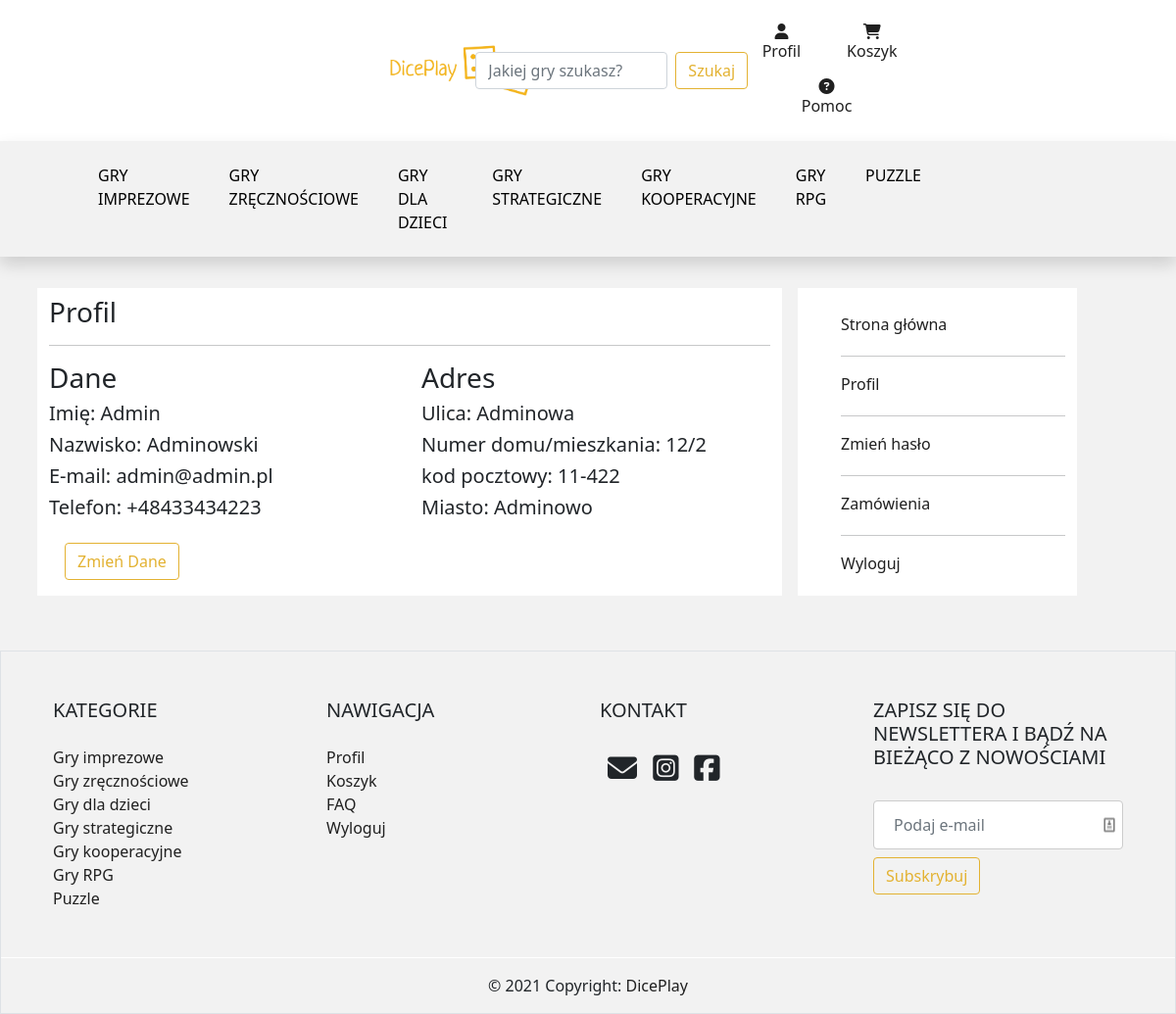
The app's page /profil/ (signed in) with its own data.
### main/models.py (models this page shows, shortened)
class UserProfile(models.Model):
    user = models.OneToOneField(User, on_delete=models.CASCADE)
    id = models.AutoField(primary_key=True)
    street = models.CharField(max_length=50)
    numberOfHouse = models.CharField(max_length=10)
    postCode = models.CharField(max_length=6)
    city = models.CharField(max_length=20)
    phone = PhoneNumberField(null=False, blank=False, unique=True)

### main/views.py (the view)
# urls.py: path('profil/', profile, name='profileDetail'),
@login_required
def profile(request):
    userDetails = UserProfile.objects.filter(user__username=request.user)
    return render(request, 'profil.html', {'userDetails': userDetails})

### templates/profil.html (shortened to what this page needs)
{% extends 'main.html' %}
{% block body %}
{% load static %}
<div class="container">
    <div class="row">
        <div class="col-8 m-2" style="background-color: white;">
            <h3 class="pt-2">Profil</h3>
            <hr/>
            {% for data in userDetails %}
            <div class="row">
                <div class="col">
                    <h3>Dane</h3>
                    <h5>Imię: {{user.first_name}}</h5>
                    <h5>Nazwisko: {{user.last_name }}</h5>
                    <h5>E-mail: {{data.user.email}}</h5>
                    <h5>Telefon: {{data.phone}}</h5>
                </div>
                <div class="col">
                    <h3>Adres</h3>
                    <h5>Ulica: {{data.street}}</h5>
                    <h5>Numer domu/mieszkania: {{data.numberOfHouse}}</h5>
                    <h5>kod pocztowy: {{data.postCode}}</h5>
                    <h5>Miasto: {{data.city}}</h5>
                </div>
            </div>
            <button type="submit" class="m-3 btn btn-search">Zmień Dane</button>
                 {% endfor %}
        </div>
        <div id="profile-list" class="col-3 m-2"style="background-color: white;">
           <ul>
               <a href="/"><li>Strona główna</li></a>
               <hr/>
               <a href="/profil"><li>Profil</li></a>
               <hr/>
               <a href="/haslo"><li>Zmień hasło</li></a>
               <hr/>
               <a href="/zamowienia"><li>Zamówienia</li></a>
               <hr/>
               <a href="/logout"><li>Wyloguj</li></a>
           </ul>
        </div>
    </div>
</div>
{% endblock %}

### templates/main.html (shortened to what this page needs)
{% load static %}
<html lang="pl">
<head>
    <link href="https://cdn.jsdelivr.net/npm/bootstrap@5.0.0-beta2/dist/css/bootstrap.min.css" rel="stylesheet"
>
    <link rel="stylesheet" href="{% static 'css/style.css' %}">
</head>
<body>
<nav class="navbar xx navbar-expand-lg" style="background-color: white;">
    <div class="container-fluid">
        <a class="navbar-brand" href="/"><img style="width:8em; margin-left: 15em" class="img-fluid"
                                              src="{% static 'img/logo.png'%}">
        </a>
        <form class="d-flex pt-3">
            <input class="form-control me-2" type="search" placeholder="Jakiej gry szukasz?" aria-label="Search">
            <button class="btn btn-search" type="submit">Szukaj</button>
        </form>
        <div class="row text-center pt-3">
            <div class="row">
                <div class="col">
                        <div class="dropdown">
                            <a href="#"
                               id="dropdownUser1" data-bs-toggle="dropdown" aria-expanded="false">
                                <span class="fa fa-user"></span>
                                <p>Profil</p>
                            </a>
                        </div>
                </div>
                <div class="col">
                    <a href="">
                        <span class="fa fa-shopping-cart"></span>
                        <p>Koszyk</p>
                    </a>
                </div>
                <div class="col">
                    <a href="/faq">
                        <span class="row text-center">
                            <span class="fa fa-question-circle"></span>
                            <p>Pomoc</p>
                        </span>
                    </a>
                </div>
            </div>
        </div>
    </div>
</nav>
<nav class="navbar navbar-expand-lg navbar-light shadow">
    <div class="collapse navbar-collapse" id="navbarSupportedContent">
        <ul class="navbar-nav mx-auto mb-2 mb-lg-0" id="categories">
            <li class="nav-item">
                <a class="nav-link category" href="#">Gry imprezowe</a>
            </li>
            <li class="nav-item">
                <a class="nav-link category" href="#">Gry zręcznościowe</a>
            </li>
            <li class="nav-item">
                <a class="nav-link category" href="#">Gry dla dzieci</a>
            </li>
            <li class="nav-item">
                <a class="nav-link category" href="#">Gry strategiczne</a>
            </li>
            <li class="nav-item">
                <a class="nav-link category" href="#">Gry kooperacyjne</a>
            </li>
            <li class="nav-item">
                <a class="nav-link category" href="#">Gry RPG</a>
            </li>
            <li class="nav-item">
                <a class="nav-link category" href="#">Puzzle</a>
            </li>
        </ul>
    </div>
</nav>
{% block body %} {% endblock %}
<div class="footer">
    <footer class="text-center text-lg-start border mt-xl-5 pt-4">
        <div class="container p-4">
            <div class="row">
                <div class="col-lg-3 col-md-6 mb-4 mb-lg-0">
                    <h5 class="text-uppercase mb-4">Kategorie</h5>
                    <ul class="list-unstyled mb-4">
                        <li>
                            <a href="#!">Gry imprezowe</a>
                        </li>
                        <li>
                            <a href="#!">Gry zręcznościowe</a>
                        </li>
                        <li>
                            <a href="#!">Gry dla dzieci</a>
                        </li>
                        <li>
                            <a href="#!">Gry strategiczne</a>
                        </li>
                        <li>
                            <a href="#!">Gry kooperacyjne</a>
                        </li>
                        <li>
                            <a href="#!">Gry RPG</a>
                        </li>
                        <li>
                            <a href="#!">Puzzle</a>
                        </li>
                    </ul>
                </div>
                <div class="col-lg-3 col-md-6 mb-4 mb-lg-0">
                    <h5 class="text-uppercase mb-4">Nawigacja</h5>
                    <ul class="list-unstyled">
                        <li>
                            <a href="/profil">Profil</a>
                        </li>
                        <li>
                            <a href="#!">Koszyk</a>
                        </li>
                        <li>
                            <a href="/faq">FAQ</a>
                        </li>
                        {% if user.is_authenticated %}
                        <li>
                            <a href="/logout">Wyloguj</a>
                        </li>
                        {% endif %}
                    </ul>
                </div>
                <div class="col-lg-3 col-md-6 mb-4 mb-lg-0">
                    <h5 class="text-uppercase mb-4">Kontakt</h5>
                    <ul class="list-unstyled">
                        <li>
                            <i class="m-2 fas fa-social fa-envelope"></i>
                            <i class="m-1 fab fa-social fa-instagram-square"></i>
                            <i class="m-1 fab fa-social fa-facebook-square"></i>
                        </li>
                    </ul>
                </div>
                <div class="col-lg-3 col-md-6 mb-4 mb-lg-0">
                    <h5 class="text-uppercase mb-4">Zapisz się do newslettera i bądź na bieżąco z nowościami</h5>
                    <div class="form-outline form-white mb-4">
                        <input type="email" id="form5Example2" class="form-control" placeholder="Podaj e-mail"/>
                        <button type="submit" class="btn btn-search">Subskrybuj</button>
                    </div>
                </div>
            </div>
        </div>
        <div class="text-center p-3 border-top border-white">
            © 2021 Copyright:
            <a href="https://diceplay.com/">DicePlay</a>
        </div>
    </footer>
</div>
</body>
</html>

### static/css/style.css (style rules this page uses)
html, body { margin:0px; padding:0px; background-color:#f2f2f2; }
a:link,a:visited,a:active { color: #202020; text-decoration: none; }
.navbar { padding-left: 5em; padding-right: 15em; }
input[type="text"], input[type="password"],input[type="email"] { width: 100%; padding: 12px 20px; margin: 8px 0; display: inline-block; border: 1px solid #ccc; box-sizing: border-box; background-repeat: no-repeat; background-attachment: scroll; background-size: 16px 18px; background-position: 98% 50%; cursor: auto; }
.btn-search { border-color: #E3B232; color: #E3B232; }
.container { padding-top: 2%; }
#categories a { color: #000; text-transform: uppercase; text-decoration: none; padding: 15px 20px; position: relative; }
#categories a:after { background: none repeat scroll 0 0 transparent; bottom: 0; content: ""; display: block; height: 2px; left: 50%; position: absolute; background: #000; transition: width 0.3s ease 0s, left 0.3s ease 0s; width: 0; }
.fa-social { font-size: 30px; width: 30px; margin: 5px 2px; }
#profile-list ul { list-style-type: none; padding-top: 25px; }
#profile-list li { margin-bottom: 20px; }

### records on screen
UserProfile: user.email "admin@admin.pl", phone "+48433434223", street "Adminowa", numberOfHouse "12/2", postCode "11-422", city "Adminowo"

### other values on screen
{{ user.first_name }} "Admin"
{{ user.last_name }} "Adminowski"
